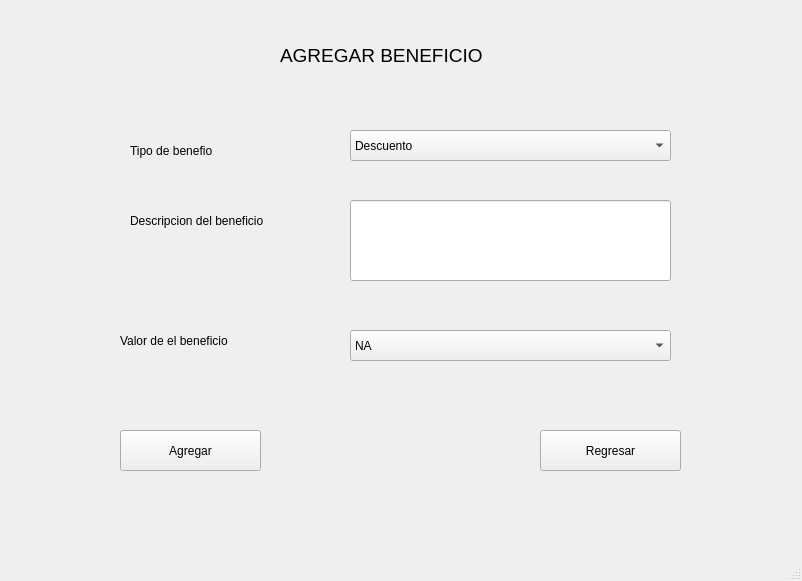
<?xml version="1.0" encoding="UTF-8"?>
<ui version="4.0">
 <class>agregarBeneficio</class>
 <widget class="QMainWindow" name="agregarBeneficio">
  <property name="geometry">
   <rect>
    <x>0</x>
    <y>0</y>
    <width>802</width>
    <height>581</height>
   </rect>
  </property>
  <property name="windowTitle">
   <string>MainWindow</string>
  </property>
  <widget class="QWidget" name="centralwidget">
   <widget class="QLabel" name="label_3">
    <property name="geometry">
     <rect>
      <x>130</x>
      <y>210</y>
      <width>171</width>
      <height>21</height>
     </rect>
    </property>
    <property name="text">
     <string>Descripcion del beneficio</string>
    </property>
   </widget>
   <widget class="QPushButton" name="botonRegresar">
    <property name="geometry">
     <rect>
      <x>540</x>
      <y>430</y>
      <width>141</width>
      <height>41</height>
     </rect>
    </property>
    <property name="text">
     <string>Regresar</string>
    </property>
   </widget>
   <widget class="QLabel" name="label_4">
    <property name="geometry">
     <rect>
      <x>120</x>
      <y>330</y>
      <width>201</width>
      <height>21</height>
     </rect>
    </property>
    <property name="text">
     <string>Valor de el beneficio</string>
    </property>
   </widget>
   <widget class="QLabel" name="label_2">
    <property name="geometry">
     <rect>
      <x>130</x>
      <y>140</y>
      <width>161</width>
      <height>21</height>
     </rect>
    </property>
    <property name="text">
     <string>Tipo de benefio</string>
    </property>
   </widget>
   <widget class="QPushButton" name="botonAgregarBeneficio">
    <property name="geometry">
     <rect>
      <x>120</x>
      <y>430</y>
      <width>141</width>
      <height>41</height>
     </rect>
    </property>
    <property name="text">
     <string>Agregar</string>
    </property>
   </widget>
   <widget class="QLineEdit" name="textoDescripcionBeneficio">
    <property name="geometry">
     <rect>
      <x>350</x>
      <y>200</y>
      <width>321</width>
      <height>81</height>
     </rect>
    </property>
    <property name="text">
     <string/>
    </property>
   </widget>
   <widget class="QLabel" name="label">
    <property name="geometry">
     <rect>
      <x>280</x>
      <y>30</y>
      <width>291</width>
      <height>51</height>
     </rect>
    </property>
    <property name="font">
     <font>
      <pointsize>14</pointsize>
     </font>
    </property>
    <property name="text">
     <string>AGREGAR BENEFICIO</string>
    </property>
   </widget>
   <widget class="QComboBox" name="comboBoxTipoBeneficio">
    <property name="geometry">
     <rect>
      <x>350</x>
      <y>130</y>
      <width>321</width>
      <height>31</height>
     </rect>
    </property>
    <item>
     <property name="text">
      <string>Descuento</string>
     </property>
    </item>
    <item>
     <property name="text">
      <string>2x1</string>
     </property>
    </item>
    <item>
     <property name="text">
      <string>Combo</string>
     </property>
    </item>
   </widget>
   <widget class="QComboBox" name="comboBoxValorBeneficio">
    <property name="geometry">
     <rect>
      <x>350</x>
      <y>330</y>
      <width>321</width>
      <height>31</height>
     </rect>
    </property>
    <item>
     <property name="text">
      <string>NA</string>
     </property>
    </item>
    <item>
     <property name="text">
      <string>5%</string>
     </property>
    </item>
    <item>
     <property name="text">
      <string>10%</string>
     </property>
    </item>
    <item>
     <property name="text">
      <string>15%</string>
     </property>
    </item>
    <item>
     <property name="text">
      <string>20%</string>
     </property>
    </item>
    <item>
     <property name="text">
      <string>25%</string>
     </property>
    </item>
    <item>
     <property name="text">
      <string>30%</string>
     </property>
    </item>
    <item>
     <property name="text">
      <string>50%</string>
     </property>
    </item>
   </widget>
  </widget>
  <widget class="QMenuBar" name="menubar">
   <property name="geometry">
    <rect>
     <x>0</x>
     <y>0</y>
     <width>802</width>
     <height>25</height>
    </rect>
   </property>
  </widget>
  <widget class="QStatusBar" name="statusbar"/>
 </widget>
 <resources/>
 <connections/>
</ui>
